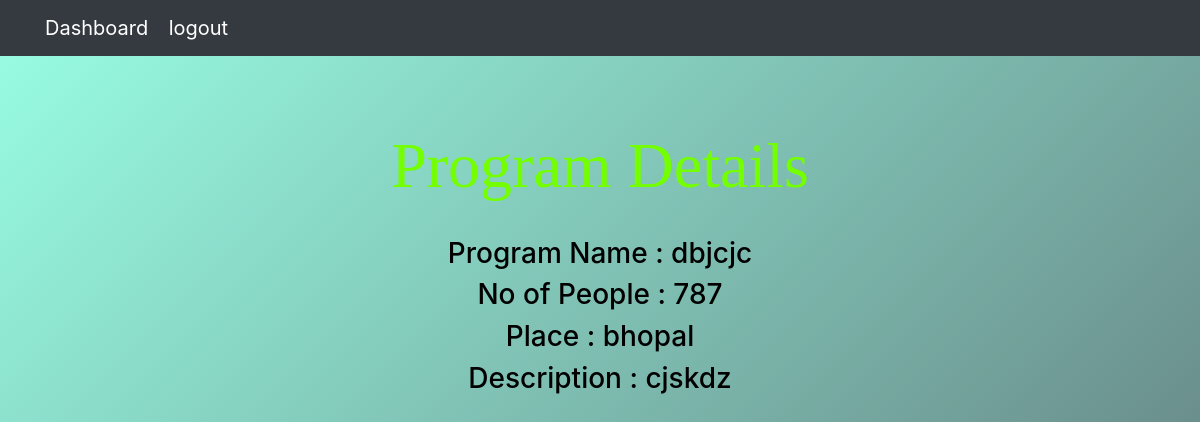
Page /first_app/programs/41 (signed in) on the committed database.
### first_app/models.py (models this page shows, shortened)
class Program(models.Model):
    entity = models.ForeignKey(Entity, on_delete=models.CASCADE, related_name ='org' )
    programe_name =  models.CharField(max_length = 264)
    no_of_people = models.PositiveIntegerField()
    start_date = models.DateTimeField(auto_now_add=True)
    end_date = models.DateTimeField(auto_now=True)
    place = models.CharField(max_length=294)
    description = models.CharField(max_length=294)
    created_at = models.DateTimeField(auto_now_add=True)
    updated_at = models.DateTimeField(auto_now=True)

### first_app/views.py (the view)
# urls.py: url(r'^programs/(?P<pk>\d+)$', views.ProgramDetailView.as_view(), name='program')
class ProgramDetailView(LoginRequiredMixin,DetailView):
    model = Program
    template_name = "first_app/program_details.html"

### templates/first_app/program_details.html
{% extends 'first_app/base.html' %}
{% block body_block %}
{% if user.is_authenticated %}
       <div class="container">
         <br><br><br>
          <h1 class="serif" align="center" style="font-size: 4rem;" >Program Details </h1>
          <br>
        </div>
        <div class="djangotwo" align ="center">
            <h3>Program Name : {{ program.programe_name }}</h3>
            <h3>No of People : {{ program.no_of_people }}</h3>
            <h3>Place : {{ program.place }}</h3>
            <h3>Description : {{ program.description }}</h3>
      </div>
    </div>
{% else %}
<h1>Please login</h1>
{% endif %}
{% endblock %}

### static/css/main.css (style rules this page uses)
h1 { color:hsl(93, 100%, 50%); }
.serif { font-family: "Times New Roman", Times, serif; }
h3 { color:hsl(0, 0%, 0%); }
body { background: linear-gradient(-45deg, #ffffff, #635d5d, #5c6b70, #99ffe5); background-size: 400% 400%; animation: gradient 15s ease infinite; }

### rows in the picture
Program: programe_name "dbjcjc", no_of_people "787", place "bhopal", description "cjskdz"
